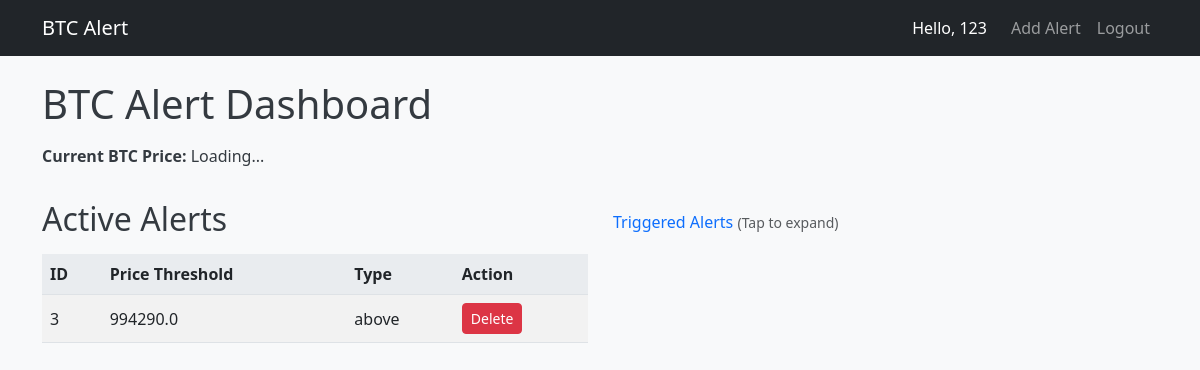
The app's page / (signed in) with its own data.
### models.py (models this page shows, shortened)
class User(UserMixin, db.Model):
    id = db.Column(db.Integer, primary_key=True)
    username = db.Column(db.String(64), unique=True, nullable=False)
    email = db.Column(db.String(120), unique=True, nullable=False)
    phone_number = db.Column(db.String(20), nullable=False)  # New field for user's phone number
    password_hash = db.Column(db.String(128), nullable=False)
    alerts = db.relationship('Alert', backref='user', lazy=True)

class Alert(db.Model):
    id = db.Column(db.Integer, primary_key=True)
    price_threshold = db.Column(db.Float, nullable=False)
    alert_type = db.Column(db.String(10), nullable=False, default="above")
    triggered = db.Column(db.Boolean, default=False)
    user_id = db.Column(db.Integer, db.ForeignKey('user.id'), nullable=False)

### app.py (the view)
@app.route("/")
@login_required
def index():
    active_alerts = Alert.query.filter_by(user_id=current_user.id, triggered=False).all()
    triggered_alerts = Alert.query.filter_by(user_id=current_user.id, triggered=True).all()
    return render_template("index.html",
                           active_alerts=active_alerts,
                           triggered_alerts=triggered_alerts,
                           current_btc_price=current_btc_price)

### app.py (called while the page is built)
@login_manager.user_loader
def load_user(user_id):
    return User.query.get(int(user_id))

### templates/index.html (shortened to what this page needs)
<!DOCTYPE html>
<html lang="en">
<head>
  <link href="https://cdn.jsdelivr.net/npm/bootstrap@5.3.0/dist/css/bootstrap.min.css" rel="stylesheet">
  <link rel="stylesheet" href="{{ url_for('static', filename='css/style.css') }}">
</head>
<body>
  <nav class="navbar navbar-expand-lg navbar-dark bg-dark">
    <div class="container">
      <a class="navbar-brand" href="{{ url_for('index') }}">BTC Alert</a>
      <div class="collapse navbar-collapse" id="navbarSupportedContent">
        <ul class="navbar-nav ms-auto">
          <li class="nav-item d-flex align-items-center me-3">
            <span class="text-white">Hello, {{ current_user.username }}</span>
          </li>
          <li class="nav-item">
            <a class="nav-link" href="{{ url_for('add_alert') }}">Add Alert</a>
          </li>
          <li class="nav-item">
            <a class="nav-link" href="{{ url_for('logout') }}">Logout</a>
          </li>
        </ul>
      </div>
    </div>
  </nav>
  <div class="container mt-4">
    <h1 class="mb-3">BTC Alert Dashboard</h1>
    <p>
      <strong>Current BTC Price:</strong>
      <span id="btc-price">{{ current_btc_price if current_btc_price else "Loading..." }}</span>
    </p>
    <div class="row">
      <div class="col-md-6 mb-4">
        <h2>Active Alerts</h2>
        <div class="table-responsive">
          <table id="active-alerts" class="table table-striped align-middle">
            <thead>
              <tr>
                <th>ID</th>
                <th>Price Threshold</th>
                <th>Type</th>
                <th>Action</th>
              </tr>
            </thead>
            <tbody>
              {% for alert in active_alerts %}
              <tr id="alert-{{ alert.id }}">
                <td>{{ alert.id }}</td>
                <td>{{ alert.price_threshold }}</td>
                <td>{{ alert.alert_type }}</td>
                <td>
                  <form
                    action="{{ url_for('delete_alert', alert_id=alert.id) }}"
                    method="POST"
                    style="display:inline;"
                  >
                    <button type="submit" class="btn btn-danger btn-sm">Delete</button>
                  </form>
                </td>
              </tr>
              {% endfor %}
            </tbody>
          </table>
        </div>
      </div>
      <div class="col-md-6">
        <h2>
          <button
            class="btn btn-link p-0"
            data-bs-toggle="collapse"
            data-bs-target="#triggeredAlerts"
            aria-expanded="false"
            aria-controls="triggeredAlerts"
            style="text-decoration:none;"
          >
            Triggered Alerts <small class="text-muted">(Tap to expand)</small>
          </button>
        </h2>
      </div>
    </div>
  </div>
</body>
</html>

### static/css/style.css (style rules this page uses)
body { background-color: #f8f9fa; color: #343a40; }
h1, h2 { margin-top: 1rem; margin-bottom: 1rem; }
.table thead th { background-color: #e9ecef; }

### records on screen
User: username "123"
Alert: id "3", price_threshold "994290.0", alert_type "above"

### other values on screen
{{ current_btc_price if current_btc_price else "Loading..." }} "Loading..."
